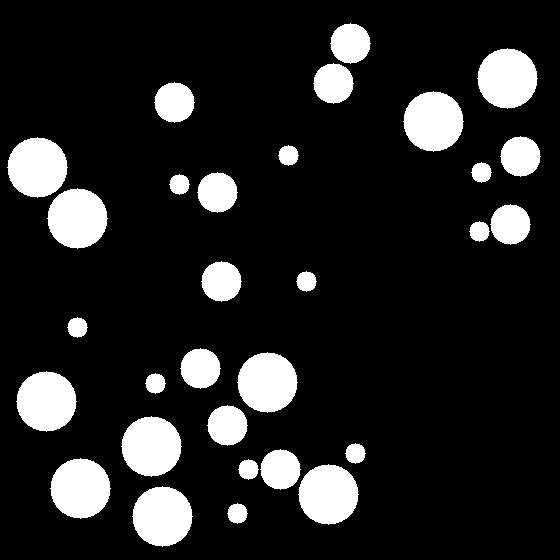
#> input picture TB_IPR/TUT.IMG.granulometry/python/simulation.png, 560 x 560 px
$ python demo.py
#> lines starting #> are read from the running program, lines starting #| are printed output that depends on the picture; after the words box and inside, x2 and y2 are one past the last pixel; in counts of white or black regions, pixels touching at a corner belong together
#> `I = imread("simulation.png")/255`: I: shape (560, 560, 3) float64; values 0 (black) and 1 (white), 14% white; 30 white regions, largest, box (x1, y1, x2, y2) and area: (477, 48, 538, 109) 2821, (403, 91, 464, 152) 2821, (7, 137, 68, 198) 2821
# -*- coding: utf-8 -*-
"""
Created on Thu Mar 26 15:58:51 2015
Granulometry example on powder image

@author: yann
"""


from scipy import ndimage
import numpy as np
from skimage.io import imread, imsave

import matplotlib.pyplot as plt


def granulometry(BW, T=35, filename="simu"):
    # total original area
#> called with T = 35, filename = 'simu'
    A = ndimage.sum(BW)
#> A = 131850

    # number of objects
    label, N = ndimage.label(BW)
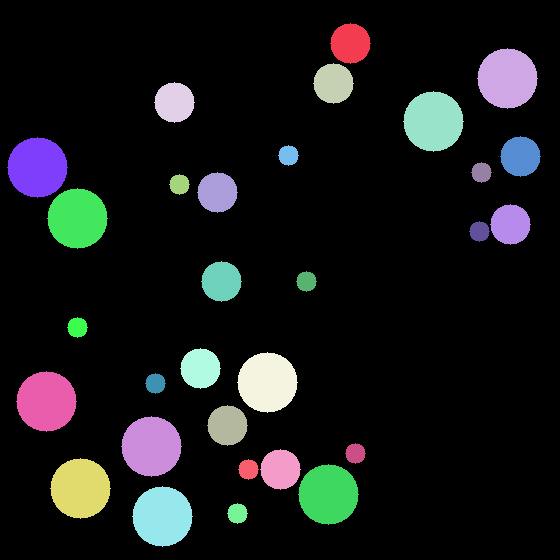
#> label: shape (560, 560, 3) int32; 31 distinct labels, from 0 to 30; one colour per label, 0 black
#> N = 30

    area = np.zeros((T,), dtype=float)
    number = np.zeros((T,), dtype=float)

    """
    Warning: the structuring elements must verify B(n) = B(n-1) o B(1).
    """
    se = ndimage.generate_binary_structure(2, 1)
    for i in np.arange(T):
        SE = ndimage.iterate_structure(se, i-1)
        m = ndimage.binary_erosion(BW, structure=SE)
        G = ndimage.binary_propagation(m, mask=BW)
        area[i] = 100*ndimage.sum(G)/A
        label, n = ndimage.label(G)
        number[i] = 100*n/N  # beware of integer division
#> after the loop, area = 35 values from 0 to 0; number = 35 values from 0 to 0

    plt.figure()
    plt.plot(area, label='Area')
    plt.plot(number, label='Number')
    plt.legend()
    plt.savefig("granulo_"+filename+"1.pdf", bbox_inches='tight')
    plt.show()

    plt.figure()
    plt.plot(-np.diff(area), label='Area derivative')
    plt.plot(-np.diff(number), label='Number derivative')
    plt.legend()
    plt.savefig("granulo_"+filename+"2.pdf", bbox_inches='tight')
    plt.show()


# Granulometry of synthetic image
# read binary simulated image, normalize it
I = imread("simulation.png")/255
I = I > .5
plt.figure()
plt.imshow(I)
plt.show()

#> (the run stopped early here; a loop or call above may not have finished)
